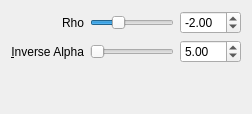
        <widget class="QWidget" name="page_ferradans">
         <layout class="QGridLayout" name="gridLayout_11">
          <item row="0" column="0">
           <layout class="QGridLayout" name="gridLayout_16">
            <item row="0" column="1">
             <widget class="QSlider" name="rhoSlider">
              <property name="sizePolicy">
               <sizepolicy hsizetype="MinimumExpanding" vsizetype="Minimum">
                <horstretch>0</horstretch>
                <verstretch>0</verstretch>
               </sizepolicy>
              </property>
              <property name="minimum">
               <number>-100</number>
              </property>
              <property name="maximum">
               <number>100</number>
              </property>
              <property name="value">
               <number>-40</number>
              </property>
              <property name="orientation">
               <enum>Qt::Horizontal</enum>
              </property>
             </widget>
            </item>
            <item row="1" column="0">
             <widget class="QLabel" name="label_8">
              <property name="sizePolicy">
               <sizepolicy hsizetype="Minimum" vsizetype="Minimum">
                <horstretch>0</horstretch>
                <verstretch>0</verstretch>
               </sizepolicy>
              </property>
              <property name="text">
               <string>&amp;Inverse Alpha</string>
              </property>
              <property name="alignment">
               <set>Qt::AlignRight|Qt::AlignTrailing|Qt::AlignVCenter</set>
              </property>
              <property name="buddy">
               <cstring>inv_alphaSlider</cstring>
              </property>
             </widget>
            </item>
            <item row="1" column="1">
             <widget class="QSlider" name="inv_alphaSlider">
              <property name="sizePolicy">
               <sizepolicy hsizetype="MinimumExpanding" vsizetype="Minimum">
                <horstretch>0</horstretch>
                <verstretch>0</verstretch>
               </sizepolicy>
              </property>
              <property name="orientation">
               <enum>Qt::Horizontal</enum>
              </property>
             </widget>
            </item>
            <item row="0" column="0">
             <widget class="QLabel" name="label_7">
              <property name="sizePolicy">
               <sizepolicy hsizetype="Minimum" vsizetype="Minimum">
                <horstretch>0</horstretch>
                <verstretch>0</verstretch>
               </sizepolicy>
              </property>
              <property name="text">
               <string>Rho</string>
              </property>
              <property name="alignment">
               <set>Qt::AlignRight|Qt::AlignTrailing|Qt::AlignVCenter</set>
              </property>
              <property name="buddy">
               <cstring>rhoSlider</cstring>
              </property>
             </widget>
            </item>
            <item row="0" column="2">
             <widget class="QDoubleSpinBox" name="rhodsb">
              <property name="decimals">
               <number>2</number>
              </property>
              <property name="minimum">
               <double>-10.000000000000000</double>
              </property>
              <property name="maximum">
               <double>10.000000000000000</double>
              </property>
              <property name="singleStep">
               <double>0.100000000000000</double>
              </property>
              <property name="value">
               <double>-2.000000000000000</double>
              </property>
             </widget>
            </item>
            <item row="1" column="2">
             <widget class="QDoubleSpinBox" name="inv_alphadsb">
              <property name="maximum">
               <double>10.000000000000000</double>
              </property>
              <property name="singleStep">
               <double>0.100000000000000</double>
              </property>
              <property name="value">
               <double>5.000000000000000</double>
              </property>
             </widget>
            </item>
           </layout>
          </item>
          <item row="1" column="0">
           <spacer name="verticalSpacer_6">
            <property name="orientation">
             <enum>Qt::Vertical</enum>
            </property>
            <property name="sizeHint" stdset="0">
             <size>
              <width>20</width>
              <height>40</height>
             </size>
            </property>
           </spacer>
          </item>
         </layout>
        </widget>
